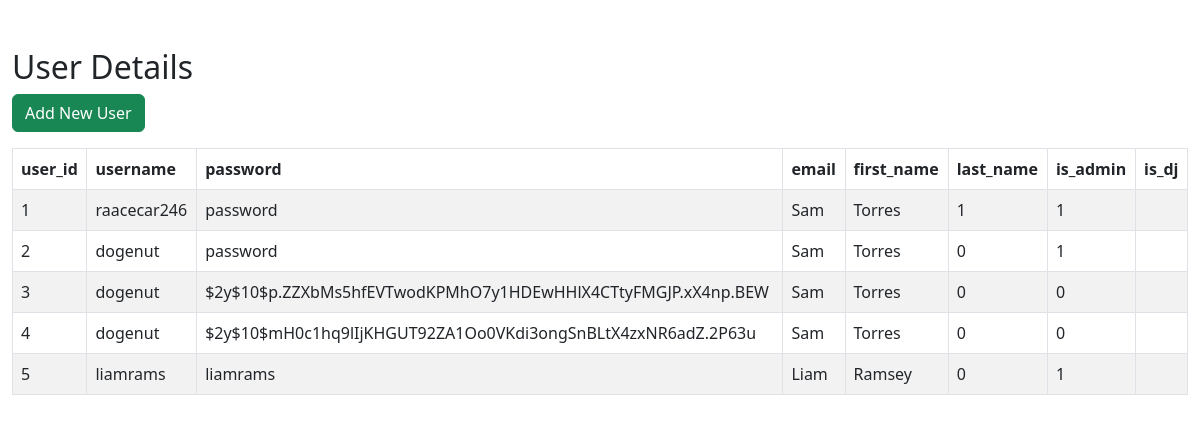
Before: /users/index.php with the older database file.
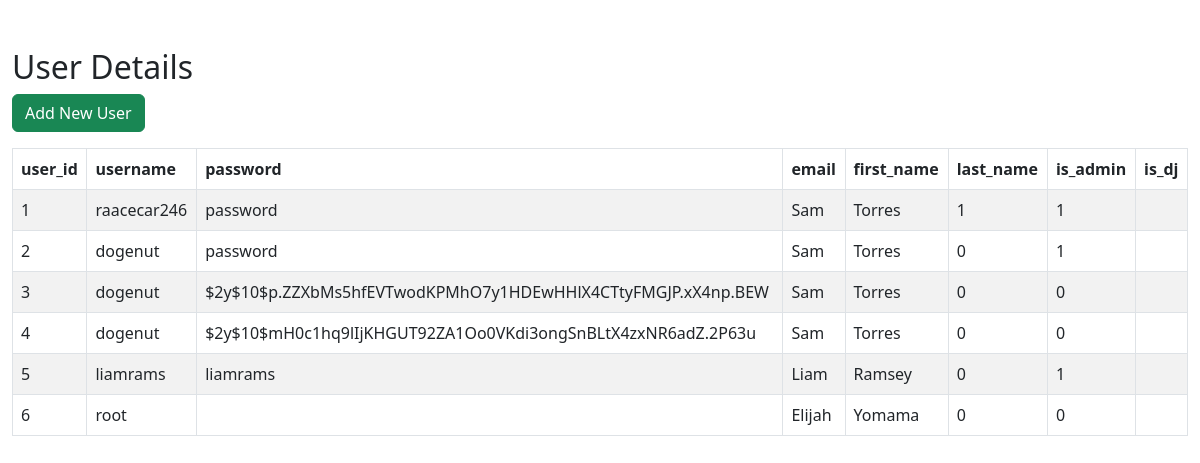
After: the same page with the newer database file.
### tables this page shows
CREATE TABLE `users` (
  `user_id` int(11) NOT NULL,
  `username` varchar(100) NOT NULL,
  `password` varchar(255) NOT NULL,
  `email` varchar(100) NOT NULL,
  `first_name` varchar(100) NOT NULL,
  `last_name` varchar(100) NOT NULL,
  `is_admin` tinyint(1) NOT NULL DEFAULT 0,
  `is_dj` tinyint(1) NOT NULL DEFAULT 0
);

### users/index.php (the view, shortened to what this page needs)
<!DOCTYPE html>
<html lang="en">
<head>
    <link href="https://cdn.jsdelivr.net/npm/bootstrap@5.3.0-alpha3/dist/css/bootstrap.min.css" rel="stylesheet">
</head>
<body>
    <div class="wrapper">
        <div class="container-fluid">
            <div class="row">
                <div class="col-md-12">
                    <div class="mt-5 mb-3 clearfix">
                        <h2 class="pull-left">User Details</h2>
                        <a href="create.php" class="btn btn-success pull-right" disabled><i class="fa fa-plus"></i> Add New User</a>
                    </div>
                    <?php
                    require_once "../scripts/config.php";
                    $sql = "SELECT * FROM users";
                    if($result = mysqli_query($link, $sql)){
                        if(mysqli_num_rows($result) > 0){
                            echo '<table class="table table-bordered table-striped">';
                                echo "<thead>";
                                    echo "<tr>";
                                        echo "<th>user_id</th>";
                                        echo "<th>username</th>";
                                        echo "<th>password</th>";
                                        echo "<th>email</th>";
                                        echo "<th>first_name</th>";
                                        echo "<th>last_name</th>";
                                        echo "<th>is_admin</th>";
                                        echo "<th>is_dj</th>";
                                    echo "</tr>";
                                echo "</thead>";
                                echo "<tbody>";
                                while($row = mysqli_fetch_array($result)){
                                    echo "<tr>";
                                        echo "<td>" . $row['user_id'] . "</td>";
                                        echo "<td>" . $row['username'] . "</td>";
                                        echo "<td>" . $row['password'] . "</td>";
                                        echo "<td>" . $row['first_name'] . "</td>";
                                        echo "<td>" . $row['last_name'] . "</td>";
                                        echo "<td>" . $row['is_admin'] . "</td>";
                                        echo "<td>" . $row['is_dj'] . "</td>";
                                        echo "<td>";
                                        echo "</td>";
                                    echo "</tr>";
                                }
                                echo "</tbody>";
                            echo "</table>";
                        } else{
                            echo '<div class="alert alert-danger"><em>No records were found.</em></div>';
                        }
                    } else{
                        echo "Oops! Something went wrong. Please try again later.";
                    }
                    ?>
                </div>
            </div>
        </div>
    </div>
</body>
</html>

Changed rows visible on the page:
added users: user_id "6", username "root", first_name "Elijah", last_name "Yomama", is_admin "0", is_dj "0"
